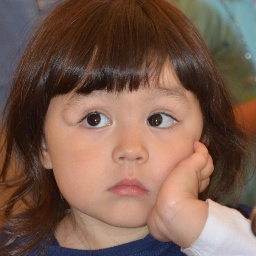
#> input picture dataset-subsampled/test/real/00177.jpg, 256 x 256 px
$ python eda_dataset.py
#> lines starting #> are read from the running program, lines starting #| are printed output that depends on the picture
# scripts/eda_dataset.py
import os
from pathlib import Path
from PIL import Image
import matplotlib.pyplot as plt
import random

# Configurações
dataset_path = Path("/mnt/d/datasets/real_vs_fake")  # ajuste conforme seu dataset
output_dir = Path("outputs/eda")
output_dir.mkdir(parents=True, exist_ok=True)

splits = ["train", "valid", "test"]
classes = ["real", "fake"]

def count_images(split_path):
    counts = {}
    for cls in classes:
        cls_path = split_path / cls
        counts[cls] = len(list(cls_path.glob("*.*")))
    return counts

def get_image_sizes(paths):
    sizes = []
    for p in paths:
        with Image.open(p) as img:
            sizes.append(img.size)
    return sizes

def plot_image_sizes_hist(sizes, split_name="all"):
    if not sizes:
        print(f"Nenhuma imagem encontrada para {split_name}. Pulando gráfico.")
        return
    widths, heights = zip(*sizes)
    plt.figure(figsize=(8,5))
    plt.hist(widths, bins=30, alpha=0.5, label="width")
    plt.hist(heights, bins=30, alpha=0.5, label="height")
    plt.title(f"Tamanhos de Imagem ({split_name})")
    plt.xlabel("Pixels")
    plt.ylabel("Quantidade")
    plt.legend()
    plt.tight_layout()
    plt.savefig(output_dir / f"image_sizes_hist_{split_name}.png")
    plt.close()
    print(f"Histograma de tamanhos ({split_name}) salvo em '{output_dir / f'image_sizes_hist_{split_name}.png'}'")

def show_sample_images(split_path, n=6):
    for cls in classes:
        cls_path = split_path / cls
        paths = list(cls_path.glob("*.*"))
        sample = random.sample(paths, min(n, len(paths)))
        fig, axes = plt.subplots(1, len(sample), figsize=(12,3))
        for ax, p in zip(axes, sample):
            img = Image.open(p)
            ax.imshow(img)
            ax.set_title(cls)
            ax.axis("off")
        plt.tight_layout()
        plt.savefig(output_dir / f"sample_{cls}_{split_path.name}.png")
        plt.close()
        print(f"Amostras de {cls} ({split_path.name}) salvas em '{output_dir / f'sample_{cls}_{split_path.name}.png'}'")

# === DISTRIBUIÇÃO ===
total_counts = {cls:0 for cls in classes}

for split in splits:
    split_path = dataset_path / split
    counts = count_images(split_path)
    print(f"{split.upper()}:")
    for cls in classes:
        print(f"  {cls}: {counts[cls]}")
        total_counts[cls] += counts[cls]
    print()

print("TOTAL:", sum(total_counts.values()), "\n")

# Histograma geral
all_paths = []
for split in splits:
    for cls in classes:
        all_paths.extend((dataset_path / split / cls).glob("*.*"))

sizes = get_image_sizes(all_paths)
#> in get_image_sizes, img is the input picture: PIL image 256x256 RGB; mean R, G, B 123, 94, 80.1
plot_image_sizes_hist(sizes, split_name="all")
#> in plot_image_sizes_hist, `plt.savefig(output_dir / f"image_sizes_hist_{split_name}.png")`:
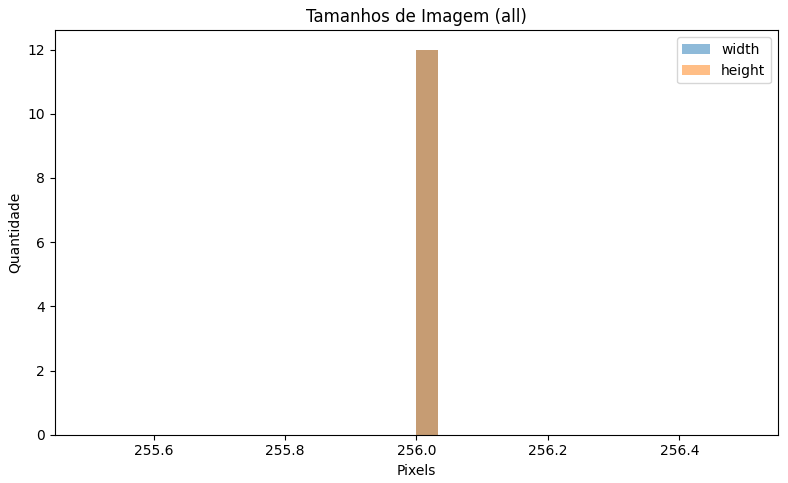
#> figure drawn by matplotlib, 1 panel; tallest bar 12 high, from x = 256 to 256; tallest bar 12 high, from x = 256 to 256

# Histograma e amostras por split
for split in splits:
    split_paths = []
    split_path = dataset_path / split
    for cls in classes:
        split_paths.extend((split_path / cls).glob("*.*"))
    sizes = get_image_sizes(split_paths)
    plot_image_sizes_hist(sizes, split_name=split)
#> call 2 of plot_image_sizes_hist, with split_name = 'train'
#> in plot_image_sizes_hist (call 2), `plt.savefig(output_dir / f"image_sizes_hist_{split_name}.png")`:
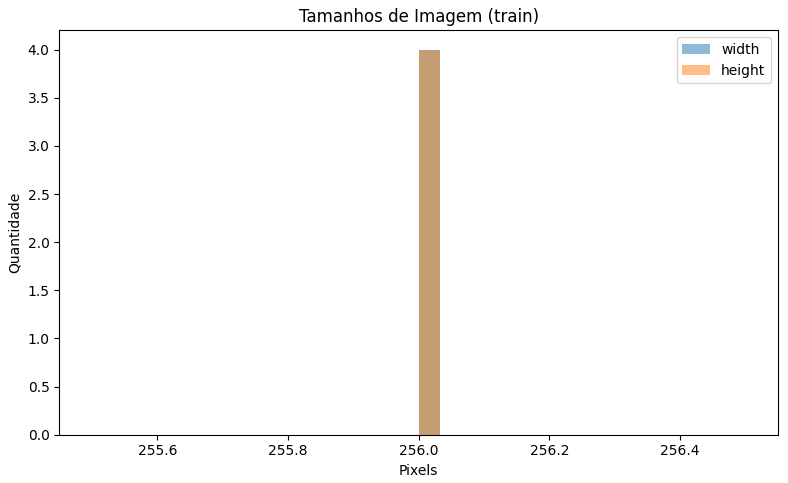
#> figure drawn by matplotlib, 1 panel; tallest bar 4 high, from x = 256 to 256; tallest bar 4 high, from x = 256 to 256
    show_sample_images(split_path, n=6)
#> (the run stopped early here; a loop or call above may not have finished)
